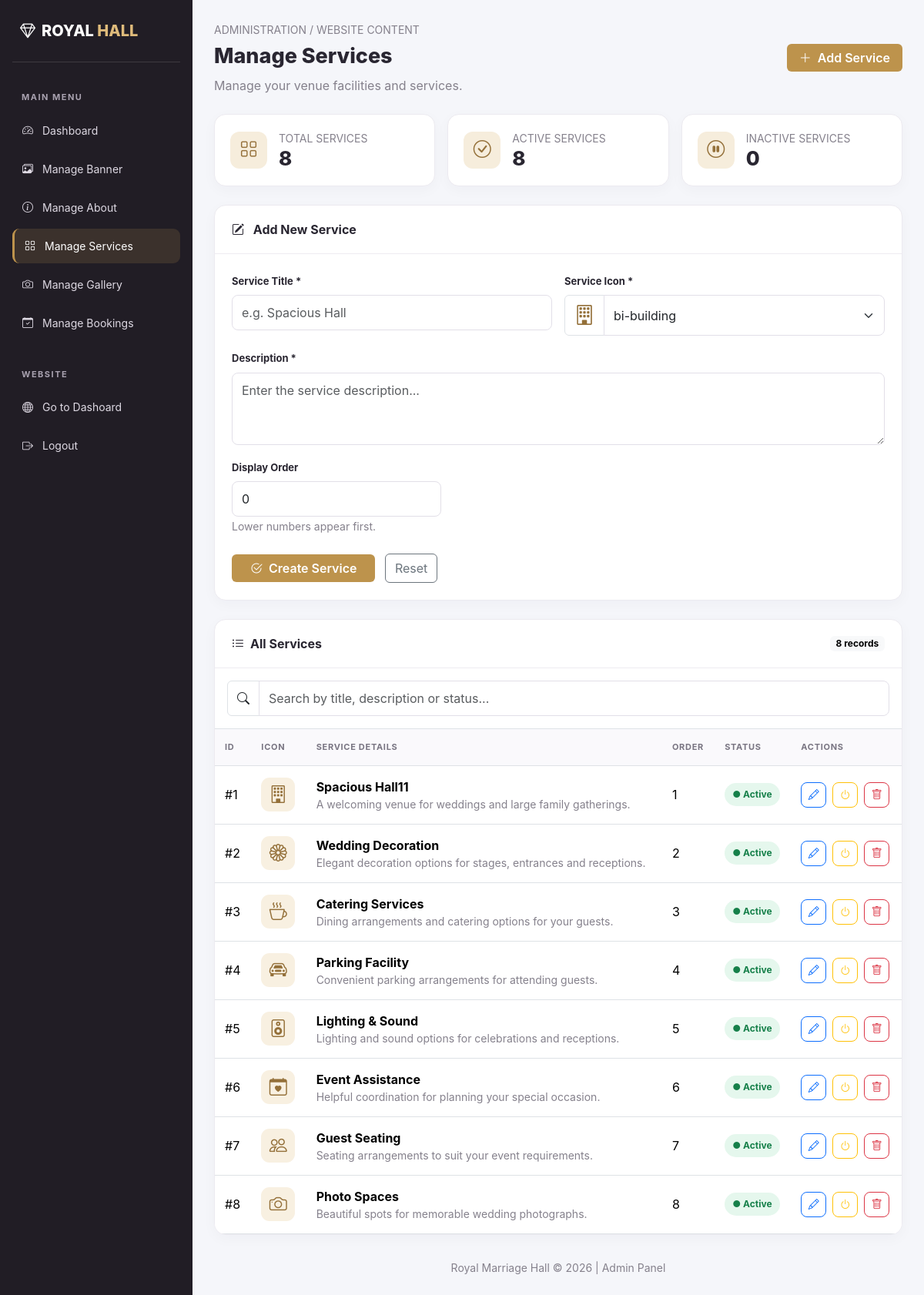
Screenshot of /manage_services.php with the database file from the repository.
### tables this page shows
CREATE TABLE `services` (
  `id` int(11) NOT NULL,
  `service_title` varchar(150) NOT NULL,
  `service_description` text NOT NULL,
  `service_icon` varchar(100) NOT NULL DEFAULT 'bi-building',
  `sort_order` int(11) NOT NULL DEFAULT 0,
  `status` tinyint(1) NOT NULL DEFAULT 1,
  `created_at` timestamp NOT NULL DEFAULT current_timestamp()
);

### manage_services.php (the view, shortened to what this page needs)
<?php
include 'config/db.php';
function h($v) {
    return htmlspecialchars((string)($v ?? ''), ENT_QUOTES, 'UTF-8');
}
$icons = [
    'bi-building', 'bi-flower1', 'bi-cup-hot', 'bi-car-front',
    'bi-speaker', 'bi-calendar-heart', 'bi-people', 'bi-camera',
    'bi-music-note-beamed', 'bi-snow', 'bi-wifi', 'bi-stars',
    'bi-shield-check', 'bi-house', 'bi-lightning-charge', 'bi-heart',
    'bi-gem', 'bi-tree', 'bi-water', 'bi-stars'
];
$editing = null;
$services = $conn->query(
    "SELECT * FROM services ORDER BY sort_order ASC, id DESC"
);
$total = (int)$conn->query("SELECT COUNT(*) AS n FROM services")->fetch_assoc()['n'];
$active = (int)$conn->query("SELECT COUNT(*) AS n FROM services WHERE status=1")->fetch_assoc()['n'];
$inactive = $total - $active;
?>
<!DOCTYPE html>
<html lang="en">
<head>
<link href="https://cdn.jsdelivr.net/npm/bootstrap@5.3.3/dist/css/bootstrap.min.css" rel="stylesheet">
<link href="https://cdn.jsdelivr.net/npm/bootstrap-icons@1.11.3/font/bootstrap-icons.min.css" rel="stylesheet">
</head>
<body>
<aside class="sidebar">
    <div class="brand"><i class="bi bi-gem me-2"></i>ROYAL <span>HALL</span></div>
    <div class="side-label">MAIN MENU</div>
    <a href="index.php"><i class="bi bi-speedometer2"></i> Dashboard</a>
    <a href="manage_banner.php"><i class="bi bi-images"></i> Manage Banner</a>
    <a href="manage_about.php"><i class="bi bi-info-circle"></i> Manage About</a>
    <a href="manage_services.php" class="active"><i class="bi bi-grid"></i> Manage Services</a>
    <a href="manage_gallery.php"><i class="bi bi-camera"></i> Manage Gallery</a>
    <a href="manage_booking.php"><i class="bi bi-calendar-check"></i> Manage Bookings</a>
    <div class="side-label mt-4">WEBSITE</div>
    <a href="dashboard.php" target="_blank"><i class="bi bi-globe"></i> Go to Dashoard</a>
    <a href="logout.php"><i class="bi bi-box-arrow-right"></i> Logout</a>
</aside>
<main class="main">
    <div class="topbar">
        <div>
            <div class="muted small mb-1">ADMINISTRATION / WEBSITE CONTENT</div>
            <div class="page-title">Manage Services</div>
            <div class="muted">Manage your venue facilities and services.</div>
        </div>
        <button class="btn btn-gold px-3"
                onclick="document.getElementById('serviceForm').scrollIntoView({behavior:'smooth'});">
            <i class="bi bi-plus-lg me-1"></i> Add Service
        </button>
    </div>
    <div class="row g-3 mb-4">
        <div class="col-md-4">
            <div class="stat-card">
                <div class="stat-icon"><i class="bi bi-grid"></i></div>
                <div><div class="muted small">TOTAL SERVICES</div>
                    <div class="stat-number"><?= $total ?></div></div>
            </div>
        </div>
        <div class="col-md-4">
            <div class="stat-card">
                <div class="stat-icon"><i class="bi bi-check-circle"></i></div>
                <div><div class="muted small">ACTIVE SERVICES</div>
                    <div class="stat-number"><?= $active ?></div></div>
            </div>
        </div>
        <div class="col-md-4">
            <div class="stat-card">
                <div class="stat-icon"><i class="bi bi-pause-circle"></i></div>
                <div><div class="muted small">INACTIVE SERVICES</div>
                    <div class="stat-number"><?= $inactive ?></div></div>
            </div>
        </div>
    </div>
    <div class="panel" id="serviceForm">
        <div class="panel-heading">
            <span>
                <i class="bi bi-pencil-square me-2"></i>
                <?= $editing ? 'Edit Service' : 'Add New Service' ?>
            </span>
        </div>
        <div class="panel-body">
            <form method="POST">
                <div class="row g-3">
                    <div class="col-lg-6">
                        <label class="form-label">Service Title *</label>
                        <input type="text" name="service_title" maxlength="150"
                               class="form-control" required
                               placeholder="e.g. Spacious Hall"
                               value="<?= h($editing['service_title'] ?? '') ?>">
                    </div>
                    <div class="col-lg-6">
                        <label class="form-label">Service Icon *</label>
                        <div class="input-group">
                            <span class="input-group-text bg-white">
                                <i id="iconPreview" class="icon-preview bi <?= h($editing['service_icon'] ?? 'bi-building') ?>"></i>
                            </span>
                            <select name="service_icon" id="service_icon" class="form-select" required>
                                <?php foreach ($icons as $icon): ?>
                                <option value="<?= h($icon) ?>"
                                    <?= ($editing['service_icon'] ?? 'bi-building') === $icon ? 'selected' : '' ?>>
                                    <?= h($icon) ?>
                                </option>
                                <?php endforeach; ?>
                            </select>
                        </div>
                    </div>
                    <div class="col-12">
                        <label class="form-label">Description *</label>
                        <textarea name="service_description" rows="3"
                                  class="form-control" required
                                  placeholder="Enter the service description..."><?= h($editing['service_description'] ?? '') ?></textarea>
                    </div>
                    <div class="col-md-4">
                        <label class="form-label">Display Order</label>
                        <input type="number" min="0" step="1" name="sort_order"
                               class="form-control"
                               value="<?= h($editing['sort_order'] ?? 0) ?>">
                        <small class="muted">Lower numbers appear first.</small>
                    </div>
                    <div class="col-12 mt-4">
                        <button type="submit" class="btn btn-gold px-4">
                            <i class="bi bi-check2-circle me-1"></i>
                            <?= $editing ? 'Save Changes' : 'Create Service' ?>
                        </button>
                        <?php if (!$editing): ?>
                            <button type="reset" class="btn btn-outline-secondary ms-2">
                                Reset
                            </button>
                        <?php endif; ?>
                    </div>
                </div>
            </form>
        </div>
    </div>
    <div class="panel">
        <div class="panel-heading">
            <span><i class="bi bi-list-ul me-2"></i>All Services</span>
            <span class="badge text-bg-light"><?= $total ?> records</span>
        </div>
        <div class="p-3 border-bottom">
            <div class="input-group">
                <span class="input-group-text bg-white"><i class="bi bi-search"></i></span>
                <input type="search" id="serviceSearch" class="form-control"
                       placeholder="Search by title, description or status...">
            </div>
        </div>
        <div class="table-responsive">
            <table class="table table-hover" id="servicesTable">
                <thead>
                    <tr>
                        <th>ID</th>
                        <th>Icon</th>
                        <th>Service Details</th>
                        <th>Order</th>
                        <th>Status</th>
                        <th>Actions</th>
                    </tr>
                </thead>
                <tbody>
                <?php if ($services->num_rows === 0): ?>
                    <tr><td colspan="6" class="text-center py-5 muted">
                        No services added yet.
                    </td></tr>
                <?php else: ?>
                    <?php while ($row = $services->fetch_assoc()): ?>
                    <tr>
                        <td>#<?= (int)$row['id'] ?></td>
                        <td>
                            <div class="service-symbol">
                                <i class="bi <?= h($row['service_icon']) ?>"></i>
                            </div>
                        </td>
                        <td>
                            <div class="fw-bold"><?= h($row['service_title']) ?></div>
                            <div class="muted small">
                                <?= h(mb_strimwidth($row['service_description'], 0, 100, '...')) ?>
                            </div>
                        </td>
                        <td><?= (int)$row['sort_order'] ?></td>
                        <td>
                            <?php if ($row['status'] == 1): ?>
                                <span class="status-pill status-active">● Active</span>
                            <?php else: ?>
                                <span class="status-pill status-inactive">● Inactive</span>
                            <?php endif; ?>
                        </td>
                        <td>
                            <div class="d-flex gap-2">
                                <a href="?edit=<?= (int)$row['id'] ?>#serviceForm"
                                   class="btn btn-sm btn-outline-primary action-btn"
                                   title="Edit">
                                    <i class="bi bi-pencil"></i>
                                </a>
                                <form method="POST">
                                    <button class="btn btn-sm btn-outline-warning action-btn"
                                            type="submit" title="Toggle status">
                                        <i class="bi bi-power"></i>
                                    </button>
                                </form>
                                <form method="POST"
                                      onsubmit="return confirm('Are you sure you want to delete this service?');">
                                    <button class="btn btn-sm btn-outline-danger action-btn"
                                            type="submit" title="Delete">
                                        <i class="bi bi-trash"></i>
                                    </button>
                                </form>
                            </div>
                        </td>
                    </tr>
                    <?php endwhile; ?>
                <?php endif; ?>
                </tbody>
            </table>
        </div>
    </div>
    <div class="text-center muted small py-2">
        Royal Marriage Hall &copy; <?= date('Y') ?> | Admin Panel
    </div>
</main>
</body>
</html>

### manage_services.php (style rules this page uses)
:root { --gold: #bd934c; --gold-dark: #947039; --sidebar: #211d25; --page: #f5f6fa; --text: #292631; }
* { box-sizing: border-box; }
body { margin: 0; background: var(--page); color: var(--text); font-family: Inter, "Segoe UI", Arial, sans-serif; }
.sidebar { width: 250px; background: var(--sidebar); color: #fff; position: fixed; inset: 0 auto 0 0; padding: 25px 16px; overflow-y: auto; z-index: 1000; }
.brand { font-size: 20px; font-weight: 800; padding: 0 10px 25px; border-bottom: 1px solid #ffffff20; margin-bottom: 25px; }
.brand span { color: #dfbb7b; }
.side-label { color: #a9a2b0; font-size: 11px; font-weight: 700; letter-spacing: 1.5px; padding: 12px; }
.sidebar a { display: flex; align-items: center; gap: 12px; color: #ded9e3; text-decoration: none; padding: 12px 13px; border-radius: 9px; margin-bottom: 5px; font-size: 14px; }
.sidebar a:hover, .sidebar a.active { color: #fff; background: #bd934c2b; }
.sidebar a.active { border-left: 3px solid var(--gold); }
.main { margin-left: 250px; padding: 28px; }
.topbar { display: flex; justify-content: space-between; align-items: center; gap: 16px; margin-bottom: 25px; }
.muted { color: #85818c; }
.page-title { font-size: 27px; font-weight: 800; margin-bottom: 5px; }
.btn-gold { background: var(--gold); color: white; border: 0; font-weight: 600; }
.stat-card, .panel { background: #fff; border: 1px solid #eceaf0; border-radius: 15px; box-shadow: 0 5px 18px #25203308; }
.stat-card { padding: 20px; display: flex; align-items: center; gap: 15px; }
.stat-icon { width: 48px; height: 48px; border-radius: 12px; display: grid; place-items: center; background: #f6eddc; color: var(--gold-dark); font-size: 23px; }
.stat-number { font-size: 26px; font-weight: 800; line-height: 1.2; }
.panel { overflow: hidden; margin-bottom: 24px; }
.panel-heading { padding: 19px 22px; border-bottom: 1px solid #eeecf1; display: flex; justify-content: space-between; align-items: center; gap: 10px; font-weight: 750; }
.panel-body { padding: 22px; }
.form-label { font-weight: 650; font-size: 13px; }
.form-control, .form-select { border-color: #e2dfe8; padding: 10px 12px; border-radius: 8px; }
.table { margin: 0; }
.table thead th { background: #faf9fc; color: #797582; font-size: 11px; letter-spacing: .7px; text-transform: uppercase; padding: 15px 13px; white-space: nowrap; }
.table td { padding: 15px 13px; vertical-align: middle; }
.service-symbol { width: 44px; height: 44px; display: grid; place-items: center; border-radius: 11px; color: var(--gold-dark); background: #f8f0e1; font-size: 23px; }
.status-pill { display: inline-block; padding: 6px 10px; border-radius: 20px; font-size: 12px; font-weight: 700; }
.status-active { background: #e5f7ed; color: #16804a; }
.action-btn { width: 33px; height: 33px; display: inline-grid; place-items: center; border-radius: 8px; }
.icon-preview { color: var(--gold-dark); font-size: 26px; }

### rows the page displays
services: id "1", service_title "Spacious Hall11", service_description "A welcoming venue for weddings and large family gatherings.", sort_order "1", status "● Active"
services: id "2", service_title "Wedding Decoration", service_description "Elegant decoration options for stages, entrances and receptions.", sort_order "2", status "● Active"
services: id "3", service_title "Catering Services", service_description "Dining arrangements and catering options for your guests.", sort_order "3", status "● Active"
services: id "4", service_title "Parking Facility", service_description "Convenient parking arrangements for attending guests.", sort_order "4", status "● Active"
services: id "5", service_title "Lighting & Sound", service_description "Lighting and sound options for celebrations and receptions.", sort_order "5", status "● Active"
services: id "6", service_title "Event Assistance", service_description "Helpful coordination for planning your special occasion.", sort_order "6", status "● Active"
services: id "7", service_title "Guest Seating", service_description "Seating arrangements to suit your event requirements.", sort_order "7", status "● Active"
services: id "8", service_title "Photo Spaces", service_description "Beautiful spots for memorable wedding photographs.", sort_order "8", status "● Active"

### other values shown
$total "8"
$active "8"
$inactive "0"
form field service_icon "bi-building"
